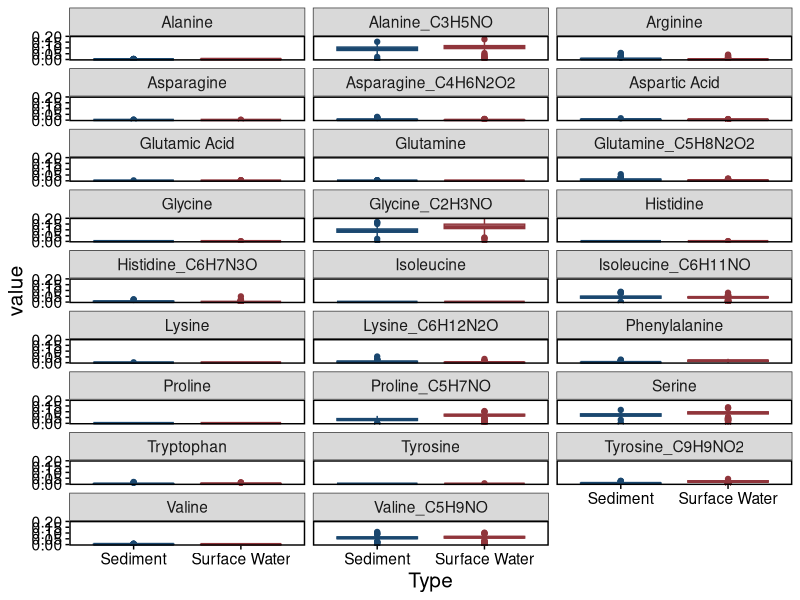
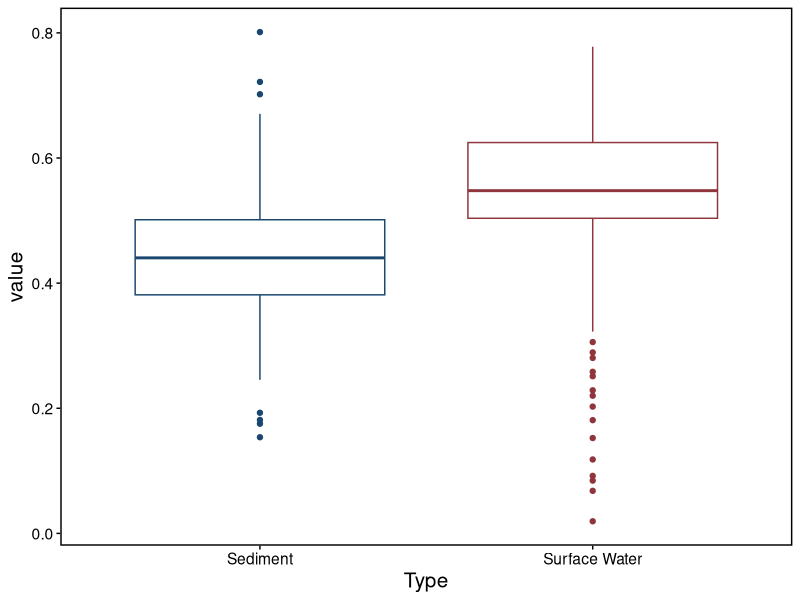
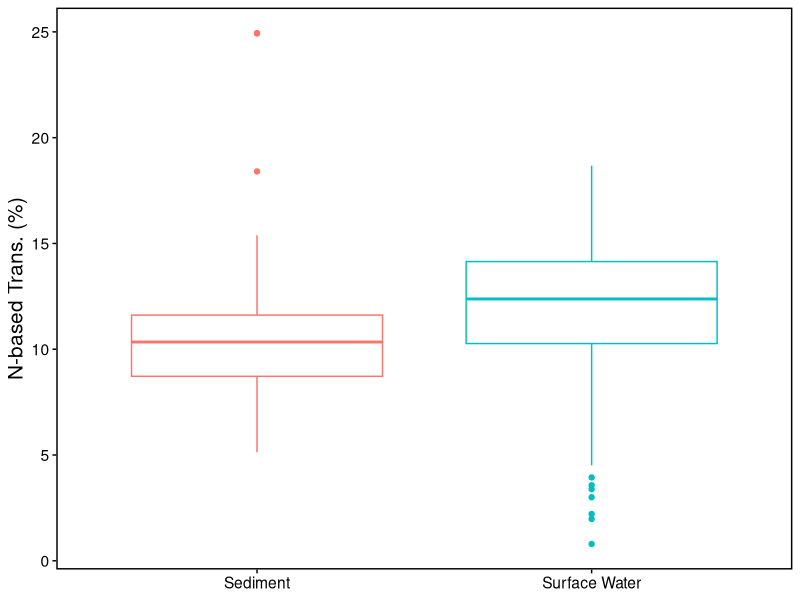
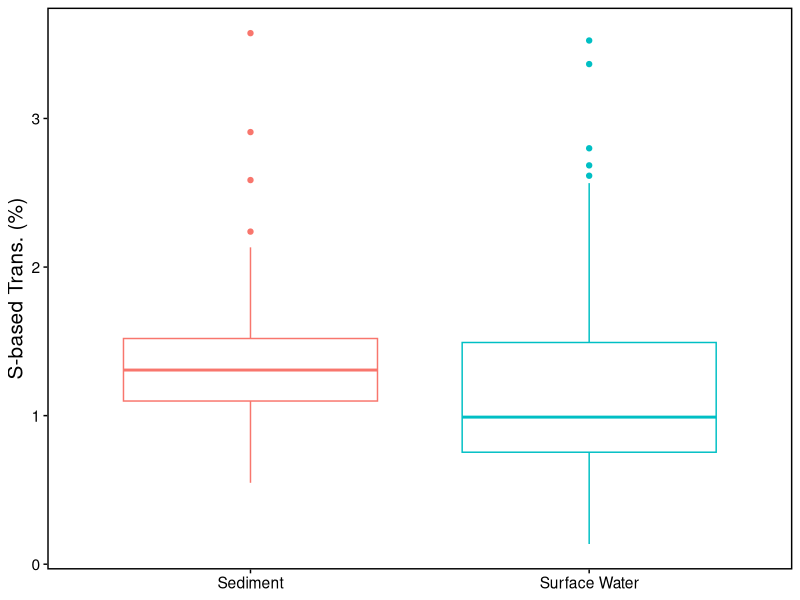
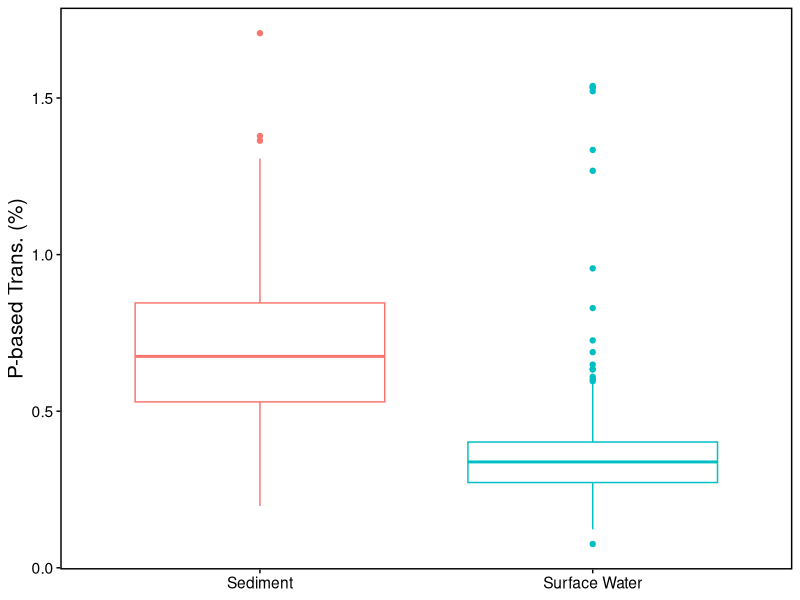
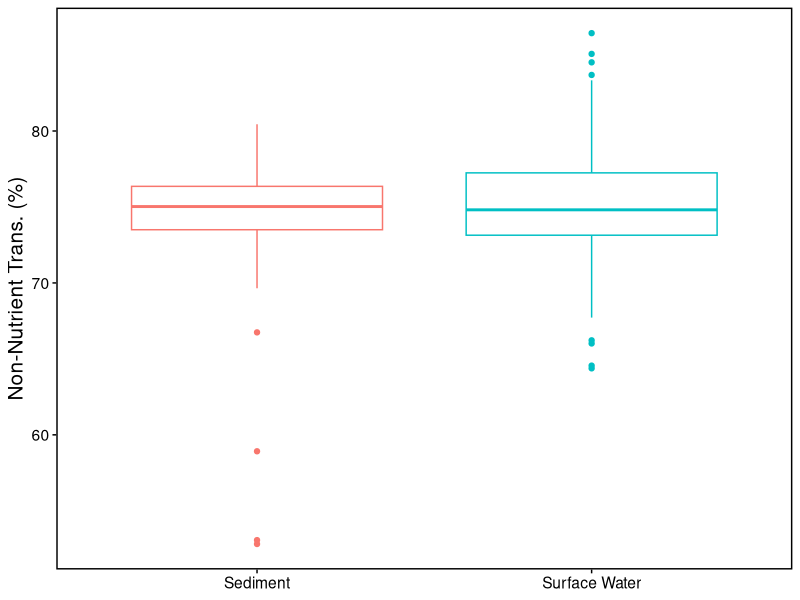
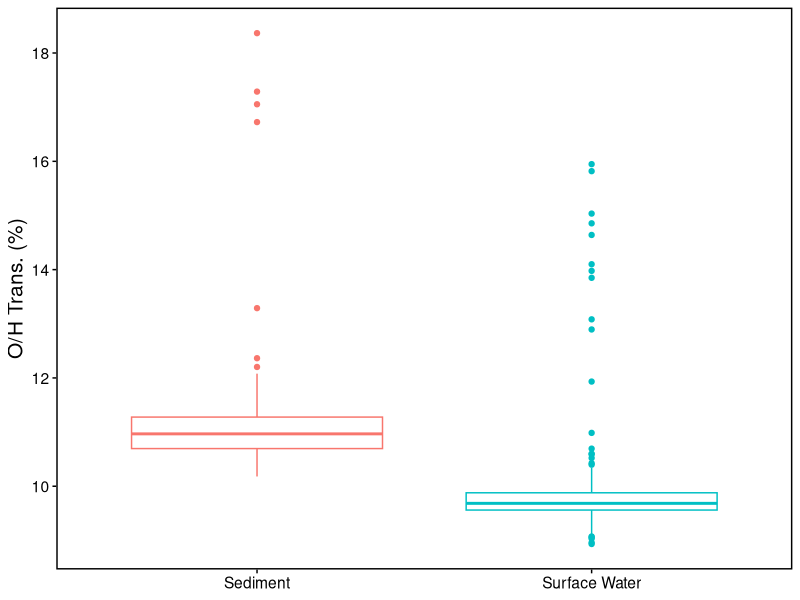
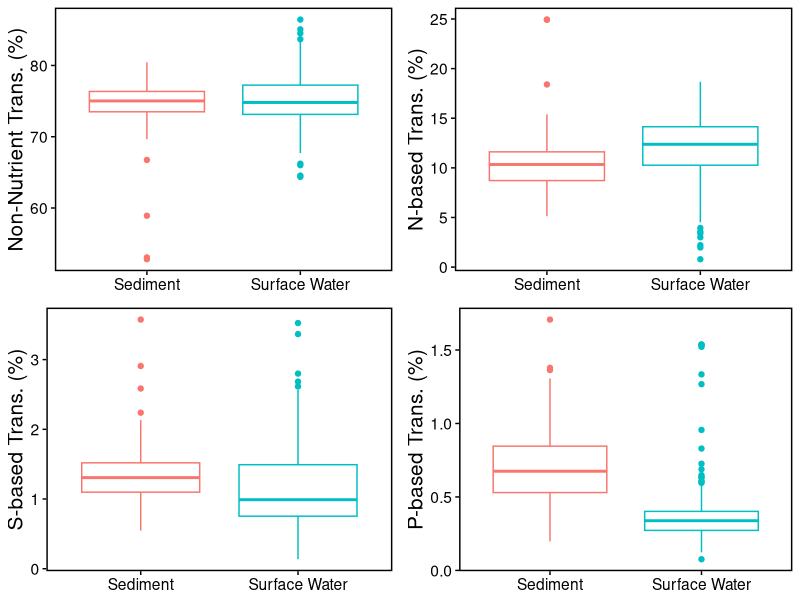

These figures' R source, in order:
### Script to examine specific transformations

#### Data Pre-processing ####
# Load in libraries
library(reshape2) # For the melting capability
library(ggplot2) # For for prettiers graphs
library(ggthemes) # For different color palettes
library(ggpubr) # For combining plots (amongst other functions)

# Load in data
setwd("/path/to/Metabolome Data Files")
trans = read.csv("S19S_Sed-Water_08.12_Trans_Profiles.csv", row.names = 1)

# Cleaning up the transformation profile
trans = trans[,-which(colnames(trans) %in% "Mass")]

# Creating factor sheet
factors = data.frame(Samples = colnames(trans), Type = "Surface Water", stringsAsFactors = F)
factors$Type[grep("Sed_Field", factors$Samples)] = "Sediment"

# Creating ggplot themes
hori_x_theme = theme_bw()+
  theme(text = element_text(size = 14),
        axis.title = element_text(colour = "black", size = 15),
        axis.text.x = element_text(colour = "black"),
        axis.text.y = element_text(colour = "black"),
        axis.ticks = element_line(colour = "black"),
        panel.border = element_rect(size = 1, colour = "black"),
        panel.grid = element_blank(),
        panel.background = element_blank(),
        legend.position = "none")


#### Analysis Component ####
# Converting to rel. abund.
trans = as.data.frame(apply(trans, 2, function(x) x/sum(x)))
trans = trans*100

# Looking at all amino acids
amino = c("alanine", "arginine", "asparagine", "aspartic acid",
          "cyteine", "glutamic acid", "glutamine", "glycine",
          "histidine", "isoleucine", "lysine",
          "methoionine", "phenylalanine", "proline",
          "serine", "theronine", "tryptophan",
          "tyrosine", "valine")

amino.trans = as.data.frame(t(trans[grep(paste(amino, collapse = "|"), row.names(trans), ignore.case = T),]))
amino.trans$Type = factors$Type

amino.trans = melt(amino.trans, id.vars = "Type")

ggplot(data = amino.trans, aes(x = Type, y = value, group = Type))+
  geom_boxplot(aes(color = Type))+
  facet_wrap(~ variable, ncol = 3)+
  scale_color_stata()+
  hori_x_theme

# Bulk amino acid comparison
amino.trans = as.data.frame(t(trans[grep(paste(amino, collapse = "|"), row.names(trans), ignore.case = T),]))
amino.trans = as.data.frame(rowSums(amino.trans)); colnames(amino.trans) = "value"
amino.trans$Type = factors$Type

ggplot(data = amino.trans, aes(x = Type, y = value, group = Type))+
  geom_boxplot(aes(color = Type))+
  scale_color_stata()+
  hori_x_theme

# Looking at all N-based transformations
# N-based transformations (with AAs)
N = trans[grep("N|ine|phan|urea|biotinyl|co-enzyme|uracil|amin|adenyl|Aspart", row.names(trans)),]
to.remove = grep("N/A|glucose-N-|Na_", row.names(N))
N = N[-to.remove,]
CHO.remove = row.names(N)

N = data.frame(Sample = colnames(N), N = colSums(N), Type = factors$Type)

N.plot = ggplot(data = N, aes(x = Type, y = N))+
  geom_boxplot(aes(color = Type))+
  xlab(NULL)+
  ylab("N-based Trans. (%)")+
  hori_x_theme

N.plot

# S-transformations
S = trans[grep("S|Cysteine|Cystine|glutathi|Methionine|co-enzyme|biotinyl|sulfate", row.names(trans)),]
to.remove = grep("Serine", row.names(S))
S = S[-to.remove,]
CHO.remove = c(CHO.remove, row.names(S))

S = data.frame(Sample = colnames(S), S = colSums(S), Type = factors$Type)

S.plot = ggplot(data = S, aes(x = Type, y = S))+
  geom_boxplot(aes(color = Type))+
  xlab(NULL)+
  ylab("S-based Trans. (%)")+
  hori_x_theme

S.plot

# P-transformations
P = trans[grep("P|co-enzyme|phosphate|Phosphate|adenylate", row.names(trans)),]
to.remove = grep("2ndIP|Phenylalanine|Proline", row.names(P))
P = P[-to.remove,]
CHO.remove = c(CHO.remove, row.names(P))

P = data.frame(Sample = colnames(P), P = colSums(P), Type = factors$Type)

P.plot = ggplot(data = P, aes(x = Type, y = P))+
  geom_boxplot(aes(color = Type))+
  xlab(NULL)+
  ylab("P-based Trans. (%)")+
  hori_x_theme

P.plot

# Non-NSP transformations
CHO = trans
to.remove = which(row.names(CHO) %in% CHO.remove)
to.remove = c(to.remove, grep("Cl|Na|N/A", row.names(CHO))) # Removing transformations with chloride, sodium, or that are ambiguous
CHO = CHO[-to.remove,]
CHO = CHO[grep("C|A|a|e", row.names(CHO)),] # Selecting those transformtions which are carbon containing

CHO = data.frame(Sample = colnames(CHO), CHO = colSums(CHO), Type = factors$Type)

CHO.plot = ggplot(data = CHO, aes(x = Type, y = CHO))+
  geom_boxplot(aes(color = Type))+
  xlab(NULL)+
  ylab("Non-Nutrient Trans. (%)")+
  hori_x_theme

CHO.plot

# Hydrogen transformations
OH = trans
OH = OH[-to.remove,]
OH = OH[-grep("C|A|a|e|P", row.names(OH)),] # Selecting those transformtions which are O/H, but not C containing

OH = data.frame(Sample = colnames(OH), OH = colSums(OH), Type = factors$Type)

OH.plot = ggplot(data = OH, aes(x = Type, y = OH))+
  geom_boxplot(aes(color = Type))+
  xlab(NULL)+
  ylab("O/H Trans. (%)")+
  hori_x_theme

OH.plot

# Combining plots
ggarrange(CHO.plot, N.plot, S.plot, P.plot)

### Calculating stats
stats = wilcox.test(CHO~Type, data = CHO)
stats = data.frame(Comparison = "CHO", MWU.stat = stats$statistic, p.value = stats$p.value)

temp = wilcox.test(N~Type, data = N)
stats = rbind(stats, 
              data.frame(Comparison = "N", MWU.stat = temp$statistic, p.value = temp$p.value))

temp = wilcox.test(S~Type, data = S)
stats = rbind(stats, 
              data.frame(Comparison = "S", MWU.stat = temp$statistic, p.value = temp$p.value))

temp = wilcox.test(P~Type, data = P)
stats = rbind(stats, 
              data.frame(Comparison = "P", MWU.stat = temp$statistic, p.value = temp$p.value))

stats$p.value = p.adjust(stats$p.value, method = "fdr")
stats$p.value = round(stats$p.value, digits = 4)
